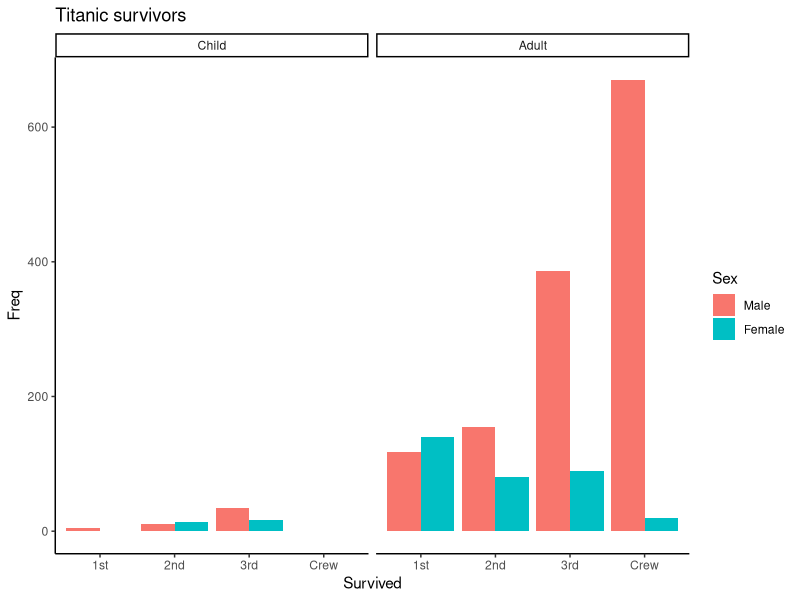

This figure's R source:
## ---- chunk 1
knitr::opts_chunk$set(echo = TRUE)
## ---- chunk 2
library(ggplot2)
library(dplyr)
## ---- chunk 3
df <- as.data.frame(Titanic)
df

## ---- chunk 4
ggplot(df, aes(x = factor(Class), y = Freq, fill = Sex)) +
  geom_bar(stat = "identity", position = "dodge") +
  facet_wrap(~Survived, scales = "free_x") +
  facet_wrap(~Age) +
  xlab("Survived") +
  ylab("Freq") +
  theme_classic() +
  ggtitle("Titanic survivors")

